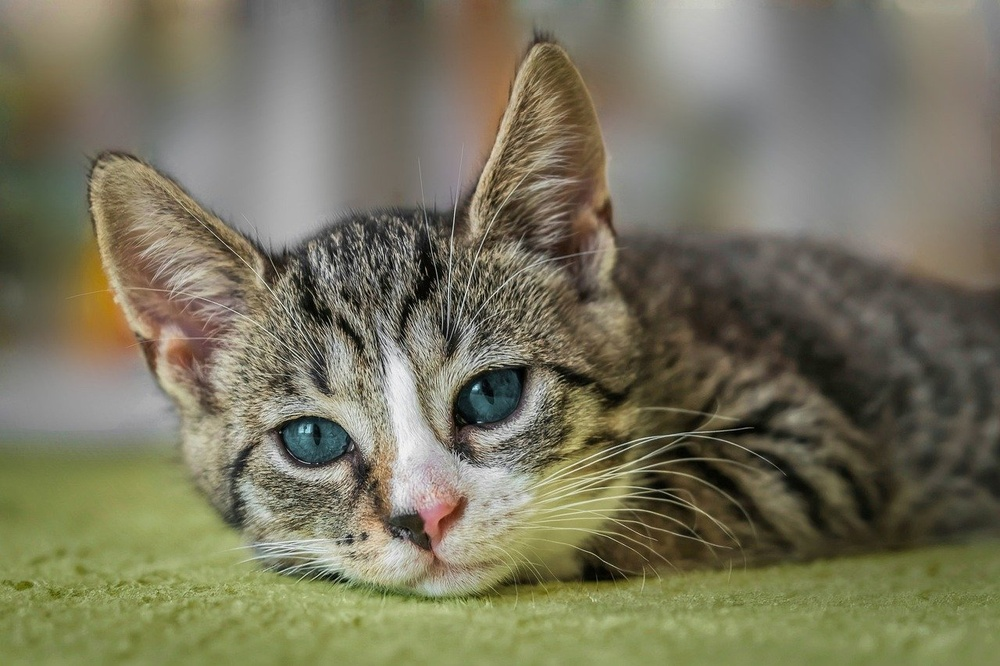
#> input picture image.jpg, 1000 x 666 px, shrunk from 1280 x 853 before the run
$ python add_gussian_noise.py
#> lines starting #> are read from the running program, lines starting #| are printed output that depends on the picture; long printed decimals are rounded
import numpy as np
import cv2
import matplotlib.pyplot as plt
import os

# get current work directory
current_dir = os.path.dirname(os.path.abspath(__file__))
print(current_dir)

# Load an image
image = cv2.imread(current_dir+'/image.jpg')
#> image is the input picture: shape (666, 1000, 3); mean B, G, R 93.3, 116.1, 119.2

# switch the figure into gray
gray_image = cv2.cvtColor(image, cv2.COLOR_BGR2GRAY)
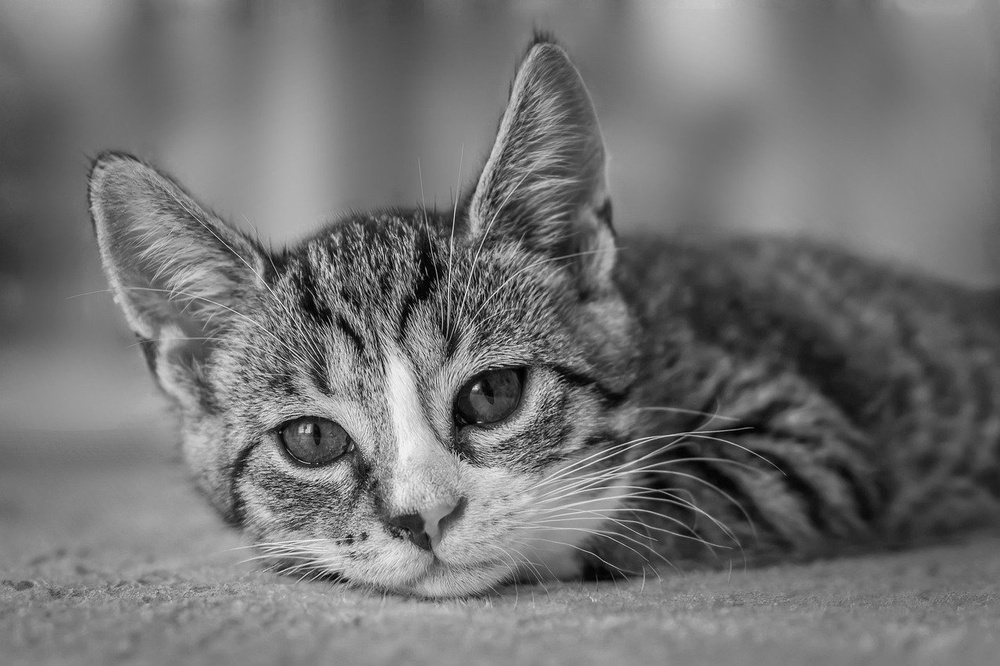
#> gray_image: shape (666, 1000); min 0, max 251, mean 114.4
print(gray_image.shape)
#| (666, 1000)

# produce gaussian noise
gauss_noise = np.zeros_like(gray_image, np.float32)
cv2.randn(gauss_noise, 0, 1)
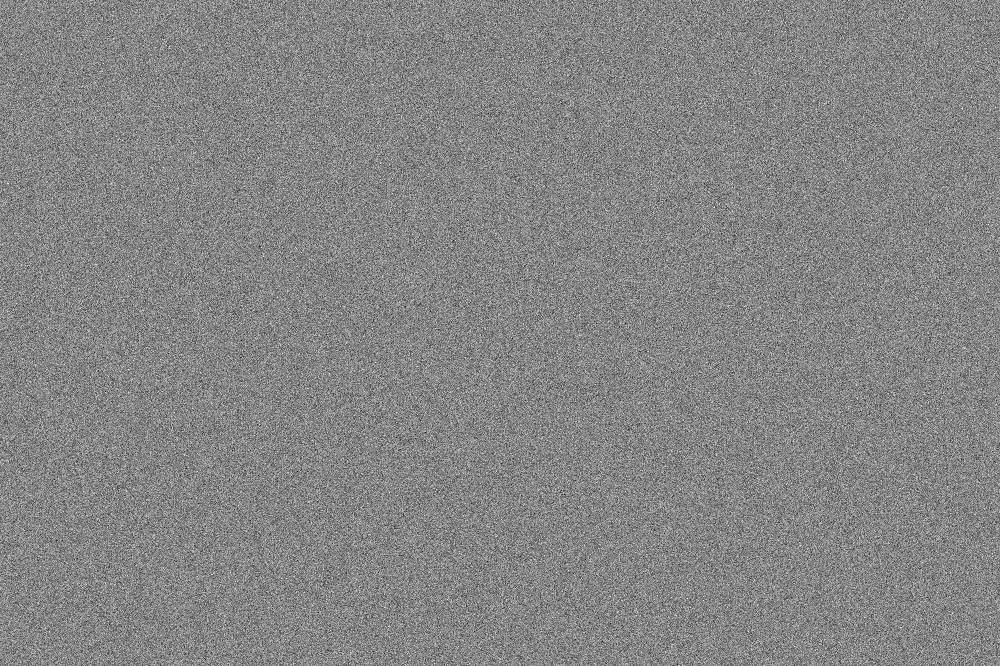
#> gauss_noise: shape (666, 1000) float32; min -5.1, max 4.65, mean 0.000388; drawn with min black and max white

gauss_noise = (gauss_noise).astype(np.float32)
gray_image =(gray_image).astype(np.float32)

print(gauss_noise)
#> (printed output is left out)
print(gray_image)
#> (printed output is left out)

# set betat1, betat2, betat3, betat4, betat5 as 0.02, 0.01, 0.5, 0.1, 0.25

scale_factor_gray = np.sqrt(0.02)
scale_factor_noise = np.sqrt(1 - 0.02)

scale_factor_gray2 = np.sqrt(0.01)
scale_factor_noise2 = np.sqrt(1 - 0.01)

scale_factor_gray3 = np.sqrt(0.5)
scale_factor_noise3 = np.sqrt(1 - 0.5)

scale_factor_gray4 = np.sqrt(0.1)
scale_factor_noise4 = np.sqrt(1 - 0.1)

scale_factor_gray5 = np.sqrt(0.001)
scale_factor_noise5 = np.sqrt(1 - 0.001)


# add Gaussian noise
gn_img_t1 = cv2.add(scale_factor_gray * gray_image, scale_factor_noise * gauss_noise)
gn_img_t1 = (gn_img_t1).astype(np.float32)

gn_img_t2 = cv2.add(scale_factor_gray2 * gn_img_t1, scale_factor_noise2 * gauss_noise)
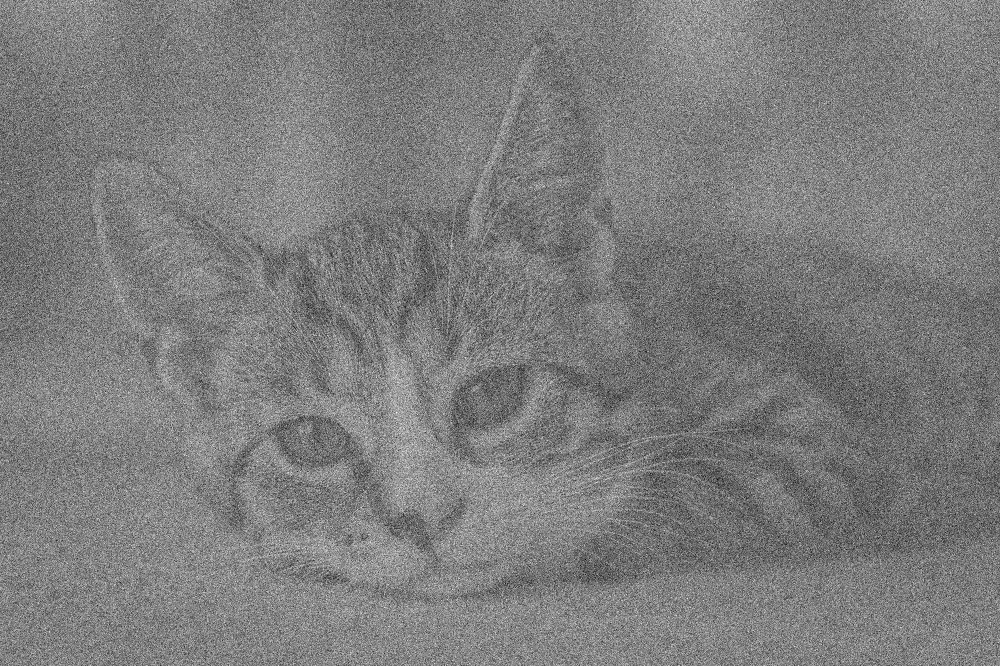
#> gn_img_t2: shape (666, 1000) float32; min -4.32, max 7.74, mean 1.62; drawn with min black and max white
gn_img_t2 = (gn_img_t1).astype(np.float32)

gn_img_t3= cv2.add(scale_factor_gray3 * gn_img_t2, scale_factor_noise3 * gauss_noise)
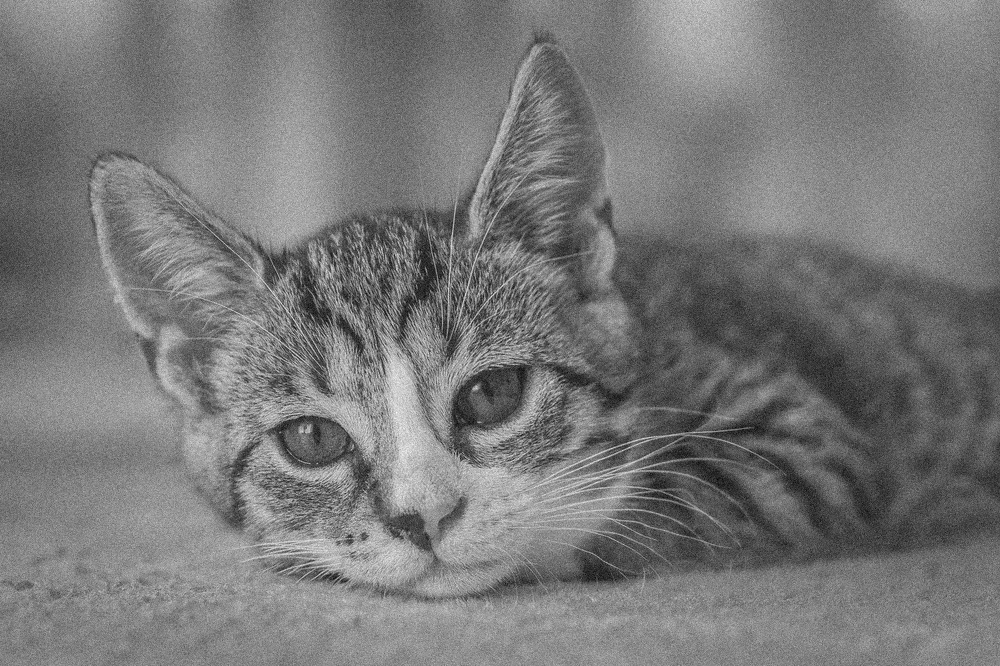
#> gn_img_t3: shape (666, 1000) float32; min -4.75, max 29.51, mean 11.4; drawn with min black and max white
gn_img_t3 = (gn_img_t3).astype(np.float32)

gn_img_t4= cv2.add(scale_factor_gray4 * gn_img_t3, scale_factor_noise4 * gauss_noise)
gn_img_t4 = (gn_img_t4).astype(np.float32)

gn_img_t5= cv2.add(scale_factor_gray5 * gn_img_t4, scale_factor_noise5 * gauss_noise)
gn_img_t5 = (gn_img_t5).astype(np.float32)


# compare the pixel distribution
pixel_values = gn_img_t1.flatten()
pixel_values_t5 = gn_img_t5.flatten()
pixel_values_noise = gauss_noise.flatten()

### Probability Distribution of Image t0

histogram, bins = np.histogram(pixel_values, bins=256, range=(-5, 255))
#> histogram = 256 values, max 56519 at index 22, min 0 at index 0, mean 2601.6; bins = 257 values from -5 to 255
print("mean",np.mean(pixel_values))
#| mean 16.184
print("variance", np.var(pixel_values))
#| variance 32.521
# Normalize the histogram to get probability density
probability_density = histogram / np.sum(histogram)
#> probability_density = 256 values, max 0.0849 at index 22, min 0 at index 0, mean 0.00391

plt.figure(figsize=(8, 6))
plt.bar(bins[:-1], probability_density)
plt.xlabel('Density')
plt.ylabel('t0')
plt.title('Probability Distribution of Image')
plt.show()
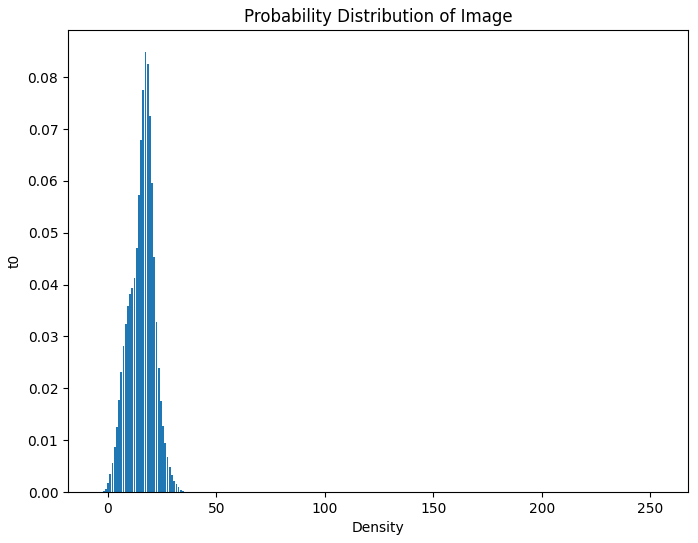
#> figure drawn by matplotlib, 1 panel; tallest bar 0.0849 high, from x = 16.94 to 17.74

### Probability Distribution of Image t5

histogram, bins = np.histogram(pixel_values_t5, bins=256, range=(-5, 255))
#> histogram = 256 values, max 226804 at index 5, min 0 at index 10, mean 2601.6
print("mean",np.mean(pixel_values_t5))
#| mean 0.1148
print("variance", np.var(pixel_values_t5))
#| variance 1.091

probability_density_t5 = histogram / np.sum(histogram)
#> probability_density_t5 = 256 values, max 0.341 at index 5, min 0 at index 10, mean 0.00391

plt.figure(figsize=(8, 6))
plt.bar(bins[:-1], probability_density_t5)
plt.xlabel('Density')
plt.ylabel('t5')
plt.title('Probability Distribution of Image t5')
plt.show()
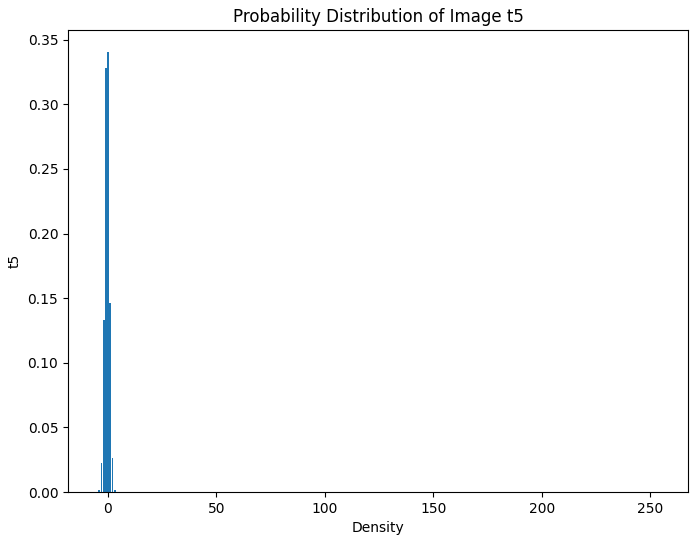
#> figure drawn by matplotlib, 1 panel; tallest bar 0.341 high, from x = -0.322 to 0.478

### Probability Distribution of Noise

histogram, bins = np.histogram(pixel_values_noise, bins=256, range=(-5, 255))
print("noise mean",np.mean(pixel_values_noise))
#| noise mean 0.0003876
print("noise variance", np.var(pixel_values_noise))
#| noise variance 1.001

probability_density_noise = histogram / np.sum(histogram)

plt.figure(figsize=(8, 6))
plt.bar(bins[:-1], probability_density_noise)
plt.xlabel('Density')
plt.ylabel('Noise')
plt.title('Probability Distribution of Noise')
plt.show()
#> figure, not shown here; tallest bar 0.356 high, from x = -1.34 to -0.538


#denoised_image = cv2.GaussianBlur(gn_img_t5, (5,5), 0)

#denoise
gn_img_inv_t4 = (gn_img_t5 - scale_factor_noise5 * gauss_noise)/scale_factor_gray5
gn_img_inv_t3 = (gn_img_t4 - scale_factor_noise4 * gauss_noise)/scale_factor_gray4
gn_img_inv_t2 = (gn_img_t3 - scale_factor_noise3 * gauss_noise)/scale_factor_gray3
gn_img_inv_t1 = (gn_img_t2 - scale_factor_noise2 * gauss_noise)/scale_factor_gray2
gn_img_inv_t0 = (gn_img_t1 - scale_factor_noise * gauss_noise)/scale_factor_gray

fig=plt.figure(dpi=300)

fig.add_subplot(2,7,1)
plt.imshow(gray_image,cmap='gray')
plt.axis("off")
plt.title("t0",fontsize=5)

fig.add_subplot(2,7,2)
plt.imshow(gauss_noise,cmap='gray')
plt.axis("off")
plt.title("noise",fontsize=5)

fig.add_subplot(2,7,3)
plt.imshow(gn_img_t1,cmap='gray')
plt.axis("off")
plt.title("t1",fontsize=5)

fig.add_subplot(2,7,4)
plt.imshow(gn_img_t2,cmap='gray')
plt.axis("off")
plt.title("t2",fontsize=5)

fig.add_subplot(2,7,5)
plt.imshow(gn_img_t3,cmap='gray')
plt.axis("off")
plt.title("t3",fontsize=5)

fig.add_subplot(2,7,6)
plt.imshow(gn_img_t4,cmap='gray')
plt.axis("off")
plt.title("t4",fontsize=5)

fig.add_subplot(2,7,7)
plt.imshow(gn_img_t5,cmap='gray')
plt.axis("off")
plt.title("t5",fontsize=5)

fig.add_subplot(1,7,1)
plt.imshow(gn_img_t5,cmap='gray')
plt.axis("off")
plt.title("t5",fontsize=5)

fig.add_subplot(1,7,2)
plt.imshow(gauss_noise,cmap='gray')
plt.axis("off")
plt.title("noise",fontsize=5)


fig.add_subplot(1,7,3)
plt.imshow(gn_img_inv_t4,cmap='gray')
plt.axis("off")
plt.title("t4",fontsize=5)

fig.add_subplot(1,7,4)
plt.imshow(gn_img_inv_t3,cmap='gray')
plt.axis("off")
plt.title("t3",fontsize=5)

fig.add_subplot(1,7,5)
plt.imshow(gn_img_inv_t2,cmap='gray')
plt.axis("off")
plt.title("t2",fontsize=5)

fig.add_subplot(1,7,6)
plt.imshow(gn_img_inv_t1,cmap='gray')
plt.axis("off")
plt.title("t1",fontsize=5)

fig.add_subplot(1,7,7)
plt.imshow(gn_img_inv_t0,cmap='gray')
plt.axis("off")
plt.title("t0",fontsize=5)

fig.text(0.01, 0.60, 'Removing noise', fontsize=5, fontweight='bold')
fig.text(0.5, 0.90, 'Time steps', fontsize=8, fontweight='bold', ha='center')
fig.text(0.01, 0.81, "Adding noise", fontsize=5, fontweight='bold')

plt.show()
